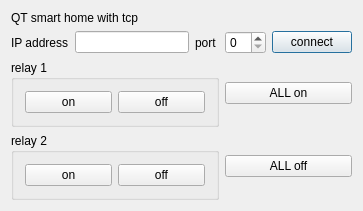
<?xml version="1.0" encoding="UTF-8"?>
<ui version="4.0">
 <class>smarthomeDialog</class>
 <widget class="QDialog" name="smarthomeDialog">
  <property name="geometry">
   <rect>
    <x>0</x>
    <y>0</y>
    <width>363</width>
    <height>186</height>
   </rect>
  </property>
  <property name="windowTitle">
   <string>smarthomeDialog</string>
  </property>
  <layout class="QGridLayout" name="gridLayout_4">
   <item row="0" column="0">
    <layout class="QGridLayout" name="gridLayout_3">
     <item row="0" column="0" colspan="2">
      <widget class="QLabel" name="label_3">
       <property name="text">
        <string>QT smart home with tcp</string>
       </property>
      </widget>
     </item>
     <item row="1" column="0">
      <widget class="QLabel" name="label">
       <property name="text">
        <string>IP address</string>
       </property>
      </widget>
     </item>
     <item row="1" column="1">
      <widget class="QLineEdit" name="ipLine"/>
     </item>
     <item row="1" column="2">
      <widget class="QLabel" name="label_2">
       <property name="text">
        <string>port </string>
       </property>
      </widget>
     </item>
     <item row="1" column="3">
      <widget class="QSpinBox" name="PortspinBox"/>
     </item>
     <item row="1" column="4">
      <widget class="QPushButton" name="connectButton">
       <property name="text">
        <string>connect</string>
       </property>
      </widget>
     </item>
     <item row="2" column="0" colspan="3">
      <widget class="QGroupBox" name="groupBox">
       <property name="title">
        <string>relay 1</string>
       </property>
       <layout class="QGridLayout" name="gridLayout_2">
        <item row="0" column="0">
         <widget class="QPushButton" name="RelayONpushButton">
          <property name="text">
           <string>on</string>
          </property>
         </widget>
        </item>
        <item row="0" column="1">
         <widget class="QPushButton" name="RelayOffpushButton">
          <property name="text">
           <string>off</string>
          </property>
         </widget>
        </item>
       </layout>
      </widget>
     </item>
     <item row="2" column="3" colspan="2">
      <widget class="QPushButton" name="AllOnpushButton">
       <property name="text">
        <string>ALL on</string>
       </property>
      </widget>
     </item>
     <item row="3" column="0" colspan="3">
      <widget class="QGroupBox" name="groupBox_2">
       <property name="title">
        <string>relay 2</string>
       </property>
       <layout class="QGridLayout" name="gridLayout">
        <item row="0" column="0">
         <widget class="QPushButton" name="RelayOn2pushButton">
          <property name="text">
           <string>on</string>
          </property>
         </widget>
        </item>
        <item row="0" column="1">
         <widget class="QPushButton" name="RelayOff2pushButton">
          <property name="text">
           <string>off</string>
          </property>
         </widget>
        </item>
       </layout>
      </widget>
     </item>
     <item row="3" column="3" colspan="2">
      <widget class="QPushButton" name="AllOffpushButton">
       <property name="text">
        <string>ALL off</string>
       </property>
      </widget>
     </item>
    </layout>
   </item>
  </layout>
 </widget>
 <layoutdefault spacing="6" margin="11"/>
 <resources/>
 <connections/>
</ui>
